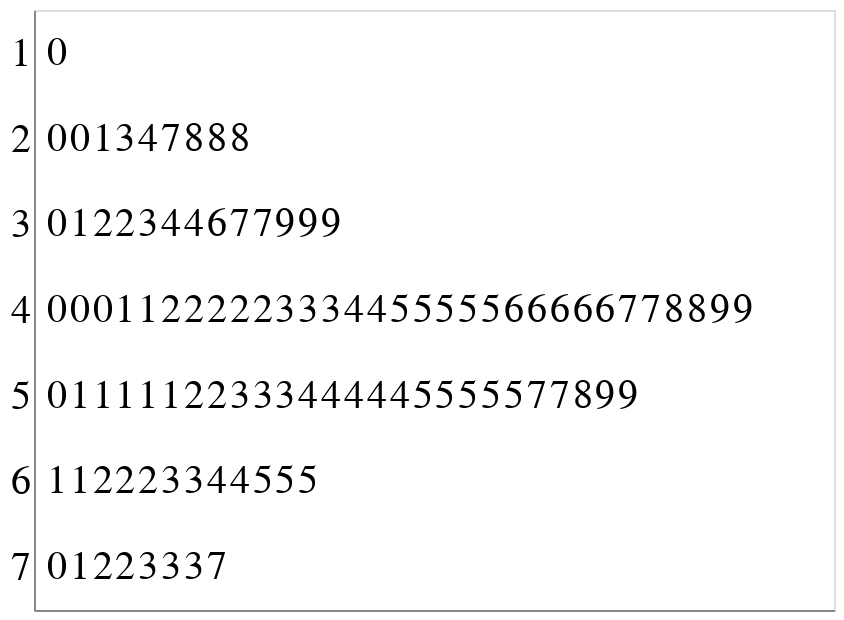

Specify this chart in Vega-Lite:
### Vega-Lite specification from a JSON file in a GitHub repository (floating-point values rounded to 4 significant figures)
{"config": {"text": {"fontSize": 20}, "view": {"height": 300, "width": 400}, "axis": {"labelFontSize": 20}}, "encoding": {"y": {"field": "stem", "type": "nominal", "axis": {"title": "", "tickSize": 0}}, "x": {"field": "position", "type": "quantitative", "axis": {"grid": false, "title": "", "ticks": false, "labels": false}}, "text": {"field": "leaf", "type": "nominal"}}, "data": {"values": [{"samples": 10, "leaf": "0", "stem": "1", "position": 1}, {"samples": 20, "leaf": "0", "stem": "2", "position": 1}, {"samples": 20, "leaf": "0", "stem": "2", "position": 2}, {"samples": 21, "leaf": "1", "stem": "2", "position": 3}, {"samples": 23, "leaf": "3", "stem": "2", "position": 4}, {"samples": 24, "leaf": "4", "stem": "2", "position": 5}, {"samples": 27, "leaf": "7", "stem": "2", "position": 6}, {"samples": 28, "leaf": "8", "stem": "2", "position": 7}, {"samples": 28, "leaf": "8", "stem": "2", "position": 8}, {"samples": 28, "leaf": "8", "stem": "2", "position": 9}, {"samples": 30, "leaf": "0", "stem": "3", "position": 1}, {"samples": 31, "leaf": "1", "stem": "3", "position": 2}, {"samples": 32, "leaf": "2", "stem": "3", "position": 3}, {"samples": 32, "leaf": "2", "stem": "3", "position": 4}, {"samples": 33, "leaf": "3", "stem": "3", "position": 5}, {"samples": 34, "leaf": "4", "stem": "3", "position": 6}, {"samples": 34, "leaf": "4", "stem": "3", "position": 7}, {"samples": 36, "leaf": "6", "stem": "3", "position": 8}, {"samples": 37, "leaf": "7", "stem": "3", "position": 9}, {"samples": 37, "leaf": "7", "stem": "3", "position": 10}, {"samples": 39, "leaf": "9", "stem": "3", "position": 11}, {"samples": 39, "leaf": "9", "stem": "3", "position": 12}, {"samples": 39, "leaf": "9", "stem": "3", "position": 13}, {"samples": 40, "leaf": "0", "stem": "4", "position": 1}, {"samples": 40, "leaf": "0", "stem": "4", "position": 2}, {"samples": 40, "leaf": "0", "stem": "4", "position": 3}, {"samples": 41, "leaf": "1", "stem": "4", "position": 4}, {"samples": 41, "leaf": "1", "stem": "4", "position": 5}, {"samples": 42, "leaf": "2", "stem": "4", "position": 6}, {"samples": 42, "leaf": "2", "stem": "4", "position": 7}, {"samples": 42, "leaf": "2", "stem": "4", "position": 8}, {"samples": 42, "leaf": "2", "stem": "4", "position": 9}, {"samples": 42, "leaf": "2", "stem": "4", "position": 10}, {"samples": 43, "leaf": "3", "stem": "4", "position": 11}, {"samples": 43, "leaf": "3", "stem": "4", "position": 12}, {"samples": 43, "leaf": "3", "stem": "4", "position": 13}, {"samples": 44, "leaf": "4", "stem": "4", "position": 14}, {"samples": 44, "leaf": "4", "stem": "4", "position": 15}, {"samples": 45, "leaf": "5", "stem": "4", "position": 16}, {"samples": 45, "leaf": "5", "stem": "4", "position": 17}, {"samples": 45, "leaf": "5", "stem": "4", "position": 18}, {"samples": 45, "leaf": "5", "stem": "4", "position": 19}, {"samples": 45, "leaf": "5", "stem": "4", "position": 20}, {"samples": 46, "leaf": "6", "stem": "4", "position": 21}, {"samples": 46, "leaf": "6", "stem": "4", "position": 22}, {"samples": 46, "leaf": "6", "stem": "4", "position": 23}, {"samples": 46, "leaf": "6", "stem": "4", "position": 24}, {"samples": 46, "leaf": "6", "stem": "4", "position": 25}, {"samples": 47, "leaf": "7", "stem": "4", "position": 26}, {"samples": 47, "leaf": "7", "stem": "4", "position": 27}, {"samples": 48, "leaf": "8", "stem": "4", "position": 28}, {"samples": 48, "leaf": "8", "stem": "4", "position": 29}, {"samples": 49, "leaf": "9", "stem": "4", "position": 30}, {"samples": 49, "leaf": "9", "stem": "4", "position": 31}, {"samples": 50, "leaf": "0", "stem": "5", "position": 1}, {"samples": 51, "leaf": "1", "stem": "5", "position": 2}, {"samples": 51, "leaf": "1", "stem": "5", "position": 3}, {"samples": 51, "leaf": "1", "stem": "5", "position": 4}, {"samples": 51, "leaf": "1", "stem": "5", "position": 5}, {"samples": 51, "leaf": "1", "stem": "5", "position": 6}, {"samples": 52, "leaf": "2", "stem": "5", "position": 7}, {"samples": 52, "leaf": "2", "stem": "5", "position": 8}, {"samples": 53, "leaf": "3", "stem": "5", "position": 9}, {"samples": 53, "leaf": "3", "stem": "5", "position": 10}, {"samples": 53, "leaf": "3", "stem": "5", "position": 11}, {"samples": 54, "leaf": "4", "stem": "5", "position": 12}, {"samples": 54, "leaf": "4", "stem": "5", "position": 13}, {"samples": 54, "leaf": "4", "stem": "5", "position": 14}, {"samples": 54, "leaf": "4", "stem": "5", "position": 15}, {"samples": 54, "leaf": "4", "stem": "5", "position": 16}, {"samples": 55, "leaf": "5", "stem": "5", "position": 17}, {"samples": 55, "leaf": "5", "stem": "5", "position": 18}, {"samples": 55, "leaf": "5", "stem": "5", "position": 19}, {"samples": 55, "leaf": "5", "stem": "5", "position": 20}, {"samples": 55, "leaf": "5", "stem": "5", "position": 21}, {"samples": 57, "leaf": "7", "stem": "5", "position": 22}, {"samples": 57, "leaf": "7", "stem": "5", "position": 23}, {"samples": 58, "leaf": "8", "stem": "5", "position": 24}, {"samples": 59, "leaf": "9", "stem": "5", "position": 25}, {"samples": 59, "leaf": "9", "stem": "5", "position": 26}, {"samples": 61, "leaf": "1", "stem": "6", "position": 1}, {"samples": 61, "leaf": "1", "stem": "6", "position": 2}, {"samples": 62, "leaf": "2", "stem": "6", "position": 3}, {"samples": 62, "leaf": "2", "stem": "6", "position": 4}, {"samples": 62, "leaf": "2", "stem": "6", "position": 5}, {"samples": 63, "leaf": "3", "stem": "6", "position": 6}, {"samples": 63, "leaf": "3", "stem": "6", "position": 7}, {"samples": 64, "leaf": "4", "stem": "6", "position": 8}, {"samples": 64, "leaf": "4", "stem": "6", "position": 9}, {"samples": 65, "leaf": "5", "stem": "6", "position": 10}, {"samples": 65, "leaf": "5", "stem": "6", "position": 11}, {"samples": 65, "leaf": "5", "stem": "6", "position": 12}, {"samples": 70, "leaf": "0", "stem": "7", "position": 1}, {"samples": 71, "leaf": "1", "stem": "7", "position": 2}, {"samples": 72, "leaf": "2", "stem": "7", "position": 3}, {"samples": 72, "leaf": "2", "stem": "7", "position": 4}, {"samples": 73, "leaf": "3", "stem": "7", "position": 5}, {"samples": 73, "leaf": "3", "stem": "7", "position": 6}, {"samples": 73, "leaf": "3", "stem": "7", "position": 7}, {"samples": 77, "leaf": "7", "stem": "7", "position": 8}]}, "mark": {"align": "left", "type": "text", "dx": -5, "baseline": "middle"}, "$schema": "https://vega.github.io/schema/vega-lite/v2.4.1.json"}
